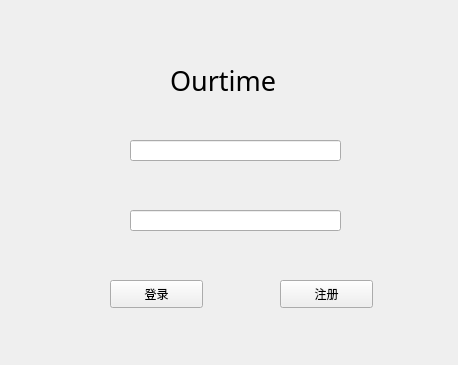
<?xml version="1.0" encoding="UTF-8"?>
<ui version="4.0">
 <class>login</class>
 <widget class="QWidget" name="login">
  <property name="geometry">
   <rect>
    <x>0</x>
    <y>0</y>
    <width>458</width>
    <height>365</height>
   </rect>
  </property>
  <property name="windowTitle">
   <string>Form</string>
  </property>
  <widget class="QPushButton" name="pushButton">
   <property name="geometry">
    <rect>
     <x>110</x>
     <y>280</y>
     <width>93</width>
     <height>28</height>
    </rect>
   </property>
   <property name="text">
    <string>登录</string>
   </property>
  </widget>
  <widget class="QPushButton" name="pushButton_2">
   <property name="geometry">
    <rect>
     <x>280</x>
     <y>280</y>
     <width>93</width>
     <height>28</height>
    </rect>
   </property>
   <property name="text">
    <string>注册</string>
   </property>
  </widget>
  <widget class="QLineEdit" name="lineEdit">
   <property name="geometry">
    <rect>
     <x>130</x>
     <y>140</y>
     <width>211</width>
     <height>21</height>
    </rect>
   </property>
  </widget>
  <widget class="QLineEdit" name="lineEdit_2">
   <property name="geometry">
    <rect>
     <x>130</x>
     <y>210</y>
     <width>211</width>
     <height>21</height>
    </rect>
   </property>
  </widget>
  <widget class="QLabel" name="label">
   <property name="geometry">
    <rect>
     <x>50</x>
     <y>130</y>
     <width>72</width>
     <height>41</height>
    </rect>
   </property>
   <property name="styleSheet">
    <string notr="true">border-image: url(:/login/account.png);</string>
   </property>
   <property name="text">
    <string/>
   </property>
  </widget>
  <widget class="QLabel" name="label_2">
   <property name="geometry">
    <rect>
     <x>60</x>
     <y>200</y>
     <width>51</width>
     <height>41</height>
    </rect>
   </property>
   <property name="styleSheet">
    <string notr="true">border-image: url(:/login/password.png);</string>
   </property>
   <property name="text">
    <string/>
   </property>
   <property name="pixmap">
    <pixmap>:/login/用户图标.png</pixmap>
   </property>
  </widget>
  <widget class="QLabel" name="label_3">
   <property name="geometry">
    <rect>
     <x>170</x>
     <y>60</y>
     <width>151</width>
     <height>41</height>
    </rect>
   </property>
   <property name="font">
    <font>
     <family>Algerian</family>
     <pointsize>20</pointsize>
    </font>
   </property>
   <property name="text">
    <string>Ourtime</string>
   </property>
  </widget>
 </widget>
 <resources/>
 <connections/>
</ui>
